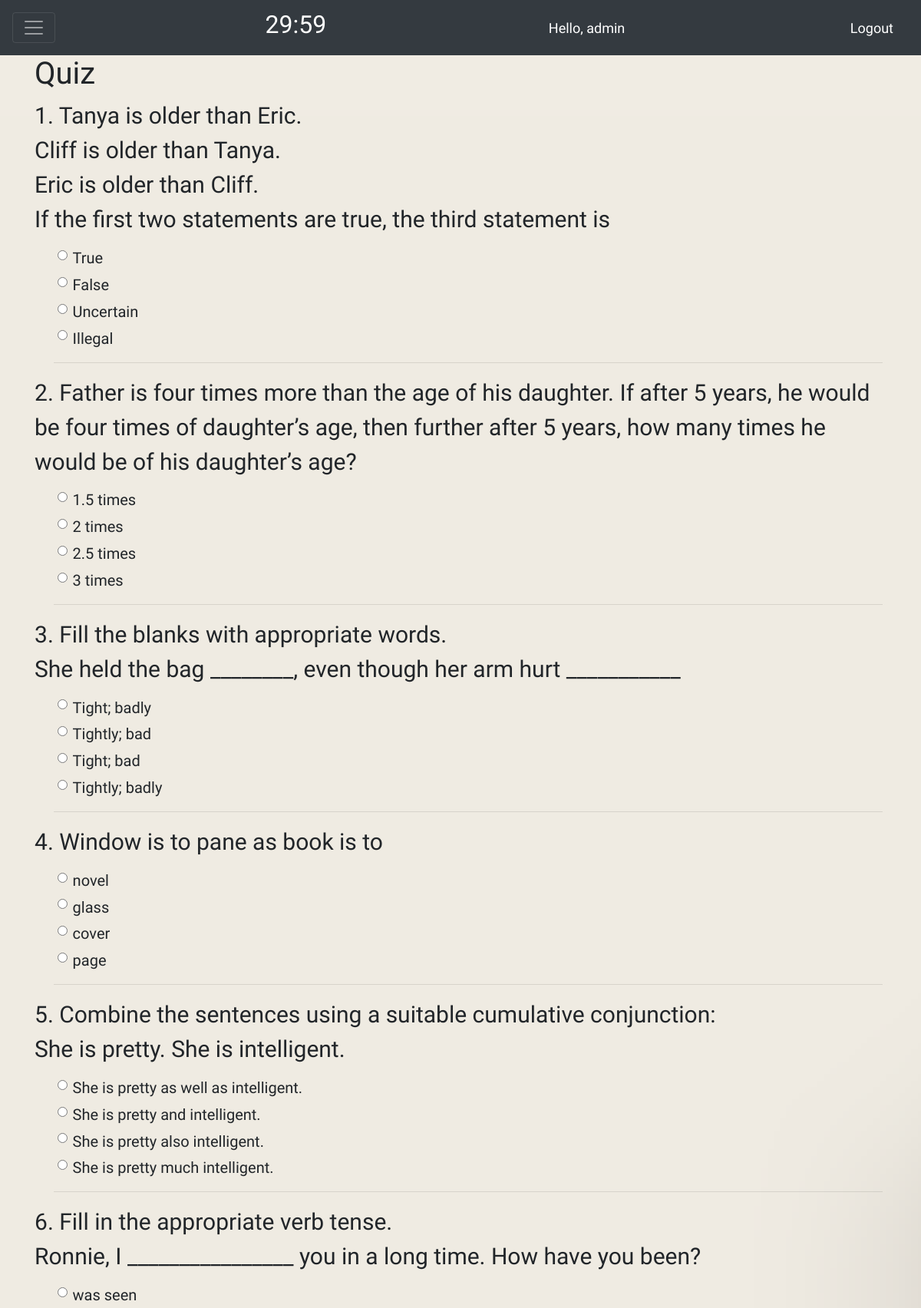
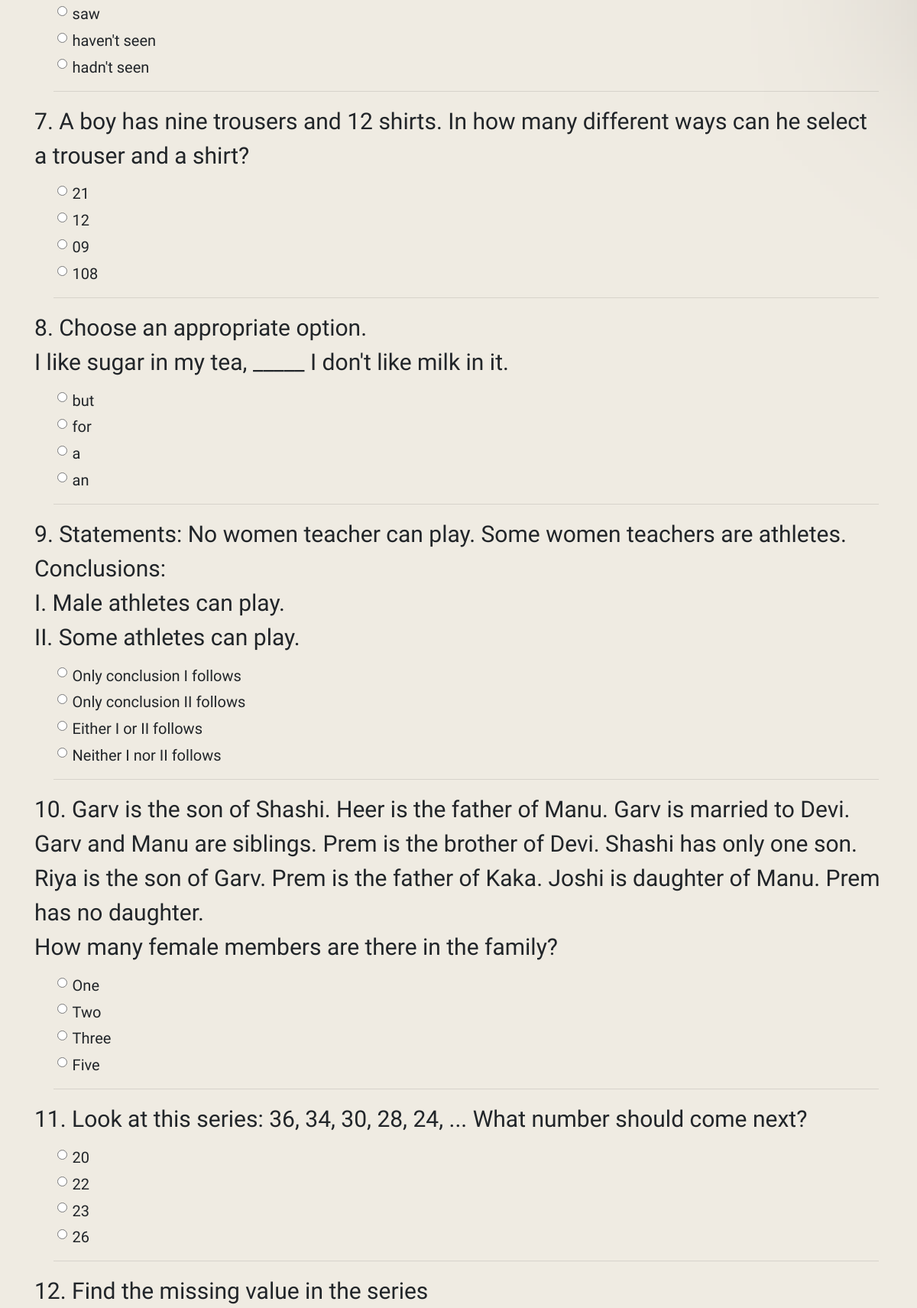
The app's page /home/ (signed in, upper part) with its own data (2 pictures, top to bottom).
### Quiz/models.py (models this page shows, shortened)
class QuesModel(models.Model):
    question = models.TextField(max_length=500, null=True)
    op1 = models.CharField(max_length=200,null=True)
    op2 = models.CharField(max_length=200,null=True)
    op3 = models.CharField(max_length=200,null=True)
    op4 = models.CharField(max_length=200,null=True)
    ans = models.CharField(max_length=200,null=True)

### Quiz/views.py (the view)
# urls.py: 2. Add a URL to urlpatterns:  path('', views.home, name='home')
@login_required
def home(request):
    if (request.method == 'POST' ):
        print(request.POST)
        questions=QuesModel.objects.all()
        score=0
        wrong=0
        correct=0
        total=0
        varr=1
        for q in questions:
            total+=1
            c=1
            print(c ,request.POST.get(q.question))
            c=c+1
            print(q.ans)
            print()
            if q.ans ==  request.POST.get(q.question):
                score+=10
                correct+=1
            else:
                wrong+=1
        percent = score/(total*10) *100
        en=ResultModel(user=request.user,score=score)                  #new code
        en.save()
        context = {
            'score':score,
            'time': request.POST.get('timer'),
            'correct':correct,
            'wrong':wrong,
            'percent':percent,
            'total':total,
            'varr':varr
        }
        return render(request,'Quiz/result.html',context)
    else:
        questions=QuesModel.objects.all()
        context = {
            'questions':questions
        }
        return render(request,'Quiz/home.html',context)

### Quiz/templates/Quiz/home.html (shortened to what this page needs)
{% extends 'Quiz/dependencies.html' %}
{% block content %}
{% load static %}
<link rel="stylesheet" type="text/css" href="{% static 'css/main_style.css'%}">
<div class="container ">
<h1>Quiz</h1>
 <form method='post' action="{% url 'home' %}">
    {% for q  in questions%}
        <div class="form-group">
        <label for="question">{{ forloop.counter }}. {{q.question|linebreaksbr}}</label>
    <div class="form-check quest">
        <div class="color">
            <div class="form-check">
                <input class="form-check-input" type="radio" name="{{q.question}}" id="gridRadios1" value="option1" >
                <label class="form-check-label"> {{q.op1}} </label>
            </div>
        </div>
        <div class="color">
            <div class="form-check">
                <input class="form-check-input" type="radio" name="{{q.question}}" id="gridRadios2" value="option2" >
                <label class="form-check-label"> {{q.op2}} </label>
            </div>
        </div>
        <div class="color">
            <div class="form-check">
                <input class="form-check-input" type="radio" name="{{q.question}}" id="gridRadios3" value="option3" >
                <label class="form-check-label"> {{q.op3}} </label>
            </div>
        </div>
        <div class="color">
            <div class="form-check">
                <input class="form-check-input" type="radio" name="{{q.question}}" id="gridRadios4" value="option4">
                <label class="form-check-label"> {{q.op4}} </label>
            </div>
        </div>
        <hr>
    </div>
</div>
    {% endfor %}
    <br>
</form>
</div>
{% endblock %}

### Quiz/templates/Quiz/navbar.html (shortened to what this page needs)
{% load static %}
<nav class="navbar sticky-top navbar-dark bg-dark navbar-fixed-top">
  <button class="navbar-toggler" type="button" data-toggle="collapse" data-target="#navbarNav" aria-controls="navbarNav" aria-expanded="false" aria-label="Toggle navigation">
    <span class="navbar-toggler-icon"></span>
  </button>
  {% if varr != 1 %}
 <span class="navbar-brand display-4"><h2 id="countdown"></h2></span>
 {% endif %}
  <span class="greet">Hello, {{request.user}}</span>
  {% if request.user.is_authenticated %}
  <span ><a  class="greet" href="{% url 'logout' %}">Logout</a></span>
  {% endif %}
</nav>

### static/css/main_style.css (style rules this page uses)
body { font-family: 'Acme', sans-serif; background-image: url("Quiz2-modified\ \(1\).jpg"); background-repeat: repeat; background-attachment: scroll; background-size: cover; height: 100%; }
.form-group { font-size: 30px; font: bolder; }
.form-check { font-size: 20px; margin: 0.3rem; }

### Quiz/templates/Quiz/navbar.html (style rules this page uses)
.greet { font-size: 18px; color: #fff; margin-right: 20px; }
#countdown { color: white; text-align:center; }

### records on screen
QuesModel: question "Tanya is older than Eric. Cliff is older than Tanya. Eric is older than Cliff. If the first two statements are true, the third statement is", op1 "True", op2 "False", op3 "Uncertain", op4 "Illegal"
QuesModel: question "Father is four times more than the age of his daughter. If after 5 years, he would be four times of daughter’s age, then further after 5 years, how many times he would be of his daughter’s age?", op1 "1.5 times", op2 "2 times", op3 "2.5 times", op4 "3 times"
QuesModel: question "Fill the blanks with appropriate words. She held the bag ________, even though her arm hurt ___________", op1 "Tight; badly", op2 "Tightly; bad", op3 "Tight; bad", op4 "Tightly; badly"
QuesModel: question "Window is to pane as book is to", op1 "novel", op2 "glass", op3 "cover", op4 "page"
QuesModel: question "Combine the sentences using a suitable cumulative conjunction: She is pretty. She is intelligent.", op1 "She is pretty as well as intelligent.", op2 "She is pretty and intelligent.", op3 "She is pretty also intelligent.", op4 "She is pretty much intelligent."
QuesModel: question "Fill in the appropriate verb tense. Ronnie, I ________________ you in a long time. How have you been?", op1 "was seen", op2 "saw", op3 "haven't seen", op4 "hadn't seen"
QuesModel: question "A boy has nine trousers and 12 shirts. In how many different ways can he select a trouser and a shirt?", op1 "21", op2 "12", op3 "09", op4 "108"
QuesModel: question "Choose an appropriate option. I like sugar in my tea, _____ I don't like milk in it.", op1 "but", op2 "for", op3 "a", op4 "an"
QuesModel: question "Statements: No women teacher can play. Some women teachers are athletes. Conclusions: I. Male athletes can play. II. Some athletes can play.", op1 "Only conclusion I follows", op2 "Only conclusion II follows", op3 "Either I or II follows", op4 "Neither I nor II follows"
QuesModel: question "Garv is the son of Shashi. Heer is the father of Manu. Garv is married to Devi. Garv and Manu are siblings. Prem is the brother of Devi. Shashi has only one son. Riya is the son of Garv. Prem is the father of Kaka. Joshi is daughter of Manu. Prem has no daughter. How many female members are there in the family?", op1 "One", op2 "Two", op3 "Three", op4 "Five"
QuesModel: question "Look at this series: 36, 34, 30, 28, 24, ... What number should come next?", op1 "20", op2 "22", op3 "23", op4 "26"
QuesModel: question "Find the missing value in the series"

### other values on screen
{{ request.user }} "admin"
